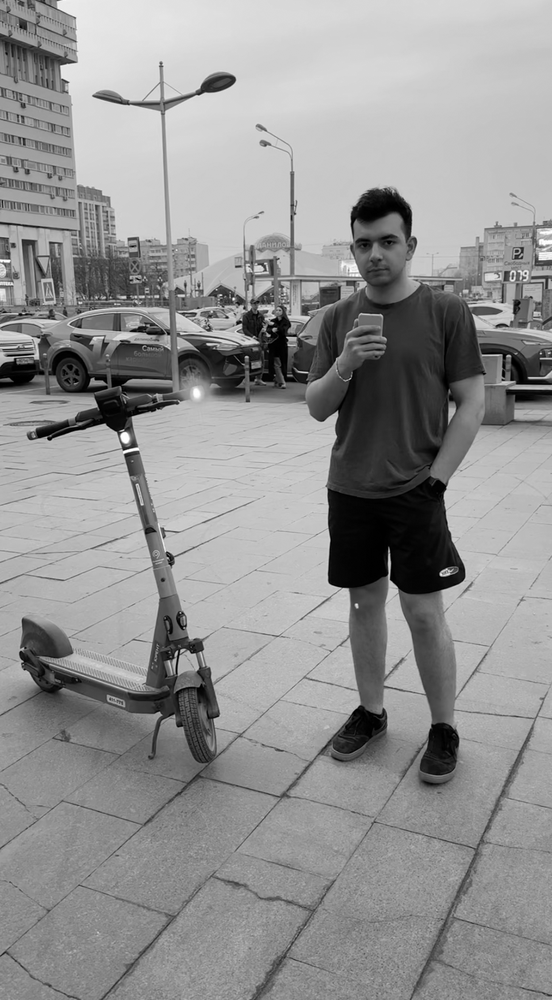
#> input picture 3sem/2 task/imgs/input/before_filter.png, 552 x 1000 px, shrunk from 960 x 1738 before the run
$ python main.py
#> lines starting #> are read from the running program, lines starting #| are printed output that depends on the picture
from PIL import Image

def create_difference_image(image1, image2):
    if image1.size != image2.size:
        raise ValueError("Размеры изображений не совпадают")

    width, height = image1.size
    difference_image = Image.new("L", (width, height))

    for y in range(height):
        for x in range(width):
            pixel1 = image1.getpixel((x, y))
            pixel2 = image2.getpixel((x, y))
            difference_pixel = abs(pixel1 - pixel2)
            difference_image.putpixel((x, y), difference_pixel)

    return difference_image

image_before_filter_path = 'imgs/input/before_filter.png'
image_before_filter = Image.open(image_before_filter_path).convert('L')
#> image_before_filter is the input picture: PIL image 552x1000 L; min 0, max 255, mean 146.5

image_after_filter_path = 'imgs/input/after_filter.png'
image_after_filter = Image.open(image_after_filter_path).convert('L')
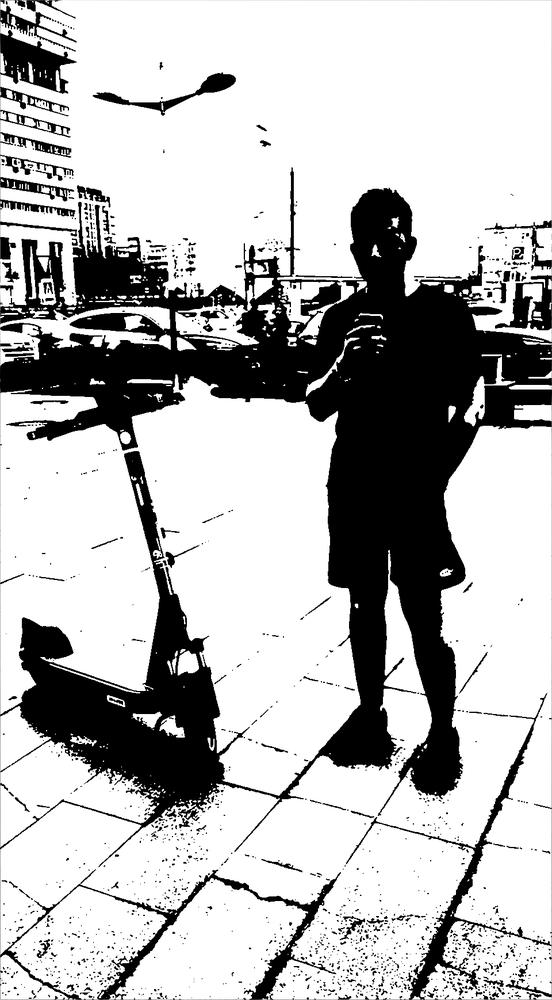
#> input picture 3sem/2 task/imgs/input/after_filter.png, 552 x 1000 px, shrunk from 960 x 1738 before the run
#> image_after_filter is the input picture: PIL image 552x1000 L; min 0, max 255, mean 184.6

difference_image = create_difference_image(image_before_filter, image_after_filter)
#> in create_difference_image, `difference_image = Image.new("L", (width, height))`: difference_image: PIL image 552x1000 L; every value is 0
#> after the loop in create_difference_image, `for y in range(height):`:
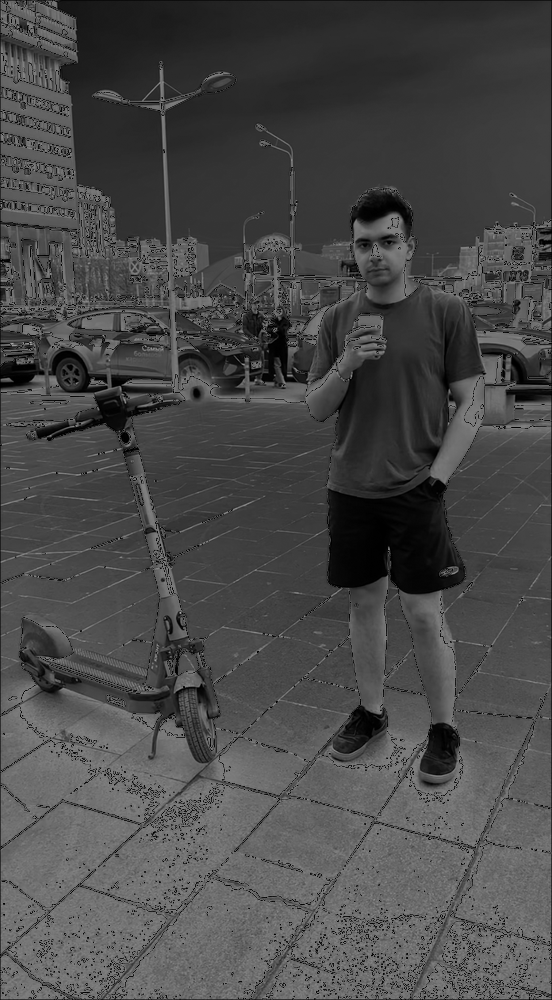
#> difference_image: PIL image 552x1000 L; min 0, max 170, mean 73.1

difference_image.show(title='Difference Image')

difference_image.save('imgs/output/difference_image.png')
